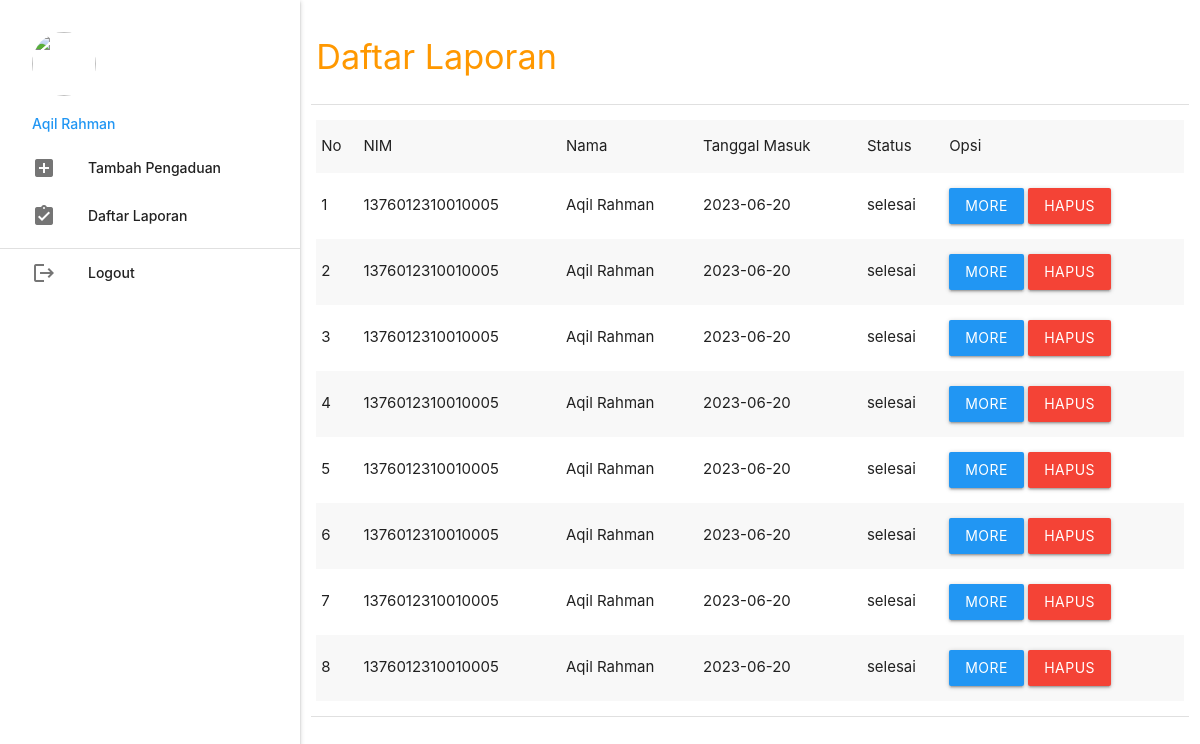
/mahasiswa/index.php?p=daftar_laporan (signed in), run on the app's committed database.
### tables this page shows
CREATE TABLE `pengaduan` (
  `id_pengaduan` int(5) NOT NULL,
  `tgl_pengaduan` varchar(20) NOT NULL,
  `nik` varchar(16) NOT NULL,
  `isi_laporan` text NOT NULL,
  `foto` varchar(255) NOT NULL,
  `status` enum('proses','selesai') NOT NULL
);

CREATE TABLE `mahasiswa` (
  `nim` varchar(16) NOT NULL,
  `nama` varchar(35) NOT NULL,
  `username` varchar(25) NOT NULL,
  `password` varchar(255) NOT NULL,
  `telp` varchar(13) NOT NULL
);

### mahasiswa/daftar_laporan.php (the view, shortened to what this page needs)
<table class="responsive-table" border="1" style="width: 100%;">
	<tr>
		<td><h4 class="orange-text hide-on-med-and-down">Daftar Laporan</h4></td>
	</tr>
	<tr>
		<td>
			<?php
			include "../conn/koneksi.php";
			$no = 1;
			$nim = $_SESSION['data']['nim'];
			$query = "SELECT pengaduan.id_pengaduan, pengaduan.tgl_pengaduan, mahasiswa.nim, mahasiswa.nama AS nama_pelapor,
							 petugas.nama_petugas, tanggapan.tgl_tanggapan, pengaduan.status, tanggapan.id_tanggapan, pengaduan.foto, pengaduan.isi_laporan
					  FROM pengaduan
					  INNER JOIN mahasiswa ON pengaduan.nik = mahasiswa.nim
					  LEFT JOIN tanggapan ON pengaduan.id_pengaduan = tanggapan.id_pengaduan
					  LEFT JOIN petugas ON tanggapan.id_petugas = petugas.id_petugas
					  WHERE mahasiswa.nim = '$nim'  -- Filter berdasarkan nim pengguna yang login
					  ORDER BY pengaduan.tgl_pengaduan DESC";
			$result = mysqli_query($koneksi, $query);
			?>
			<table border="3" class="responsive-table striped highlight">
				<tr>
					<td>No</td>
					<td>NIM</td>
					<td>Nama</td>
					<td>Tanggal Masuk</td>
					<td>Status</td>
					<td>Opsi</td>
				</tr>
				<?php while ($r = mysqli_fetch_assoc($result)) { ?>
					<tr>
						<td><?php echo $no++; ?></td>
						<td><?php echo $r['nim']; ?></td>
						<td><?php echo $r['nama_pelapor']; ?></td>
						<td><?php echo $r['tgl_pengaduan']; ?></td>
						<td><?php echo $r['status']; ?></td>
						<td>
							<a class="btn blue modal-trigger" href="#tanggapan_<?php echo $r['id_pengaduan']; ?>">More</a>
							<a class="btn red" onclick="return confirm('Anda Yakin Ingin Menghapus Y/N')" href="index.php?p=pengaduan_hapus&id_pengaduan=<?php echo $r['id_pengaduan']; ?>">Hapus</a>
						</td>
					</tr>
				<?php } ?>
			</table>
		</td>
	</tr>
</table>

### mahasiswa/index.php (shortened to what this page needs)
<?php
	include '../conn/koneksi.php';
 ?>
  <!DOCTYPE html>
  <html>
    <head>
      <link type="text/css" rel="stylesheet" href="../css/materialize.min.css"  media="screen,projection"/>
      <link rel="stylesheet" href="https://cdnjs.cloudflare.com/ajax/libs/materialize/1.0.0/css/materialize.min.css">
      <link rel="stylesheet" type="text/css" href="https://cdn.datatables.net/1.10.19/css/jquery.dataTables.css">
    </head>
    <body style="background:url(../img/.jpg); background-size: cover;">
    <div class="row">
      <div class="col s12 m3">
          <ul id="slide-out" class="sidenav sidenav-fixed">
              <li>
                  <div class="user-view">
                      <a href="#user"><img class="circle" src="https://cdn5.vectorstock.com/i/1000x1000/01/69/businesswoman-character-avatar-icon-vector-12800169.jpg"></a>
                      <a href="#name"><span class="blue-text name"><?php echo ucwords($_SESSION['data']['nama']); ?></span></a>
                  </div>
              </li>
              <li><a href="index.php?p=dashboard"><i class="material-icons">add_box</i>Tambah Pengaduan</a></li>
              <li><a href="index.php?p=daftar_laporan"><i class="material-icons">assignment_turned_in</i>Daftar Laporan</a></li>
              <li>
                  <div class="divider"></div>
              </li>
              <li><a class="waves-effect" href="../index.php?p=logout"><i class="material-icons">logout</i>Logout</a></li>
          </ul>
          <a href="#" data-target="slide-out" class="btn sidenav-trigger"><i class="material-icons">menu</i></a>
      </div>
      <div class="col s12 m9">
	<?php
		if(@$_GET['p']==""){
			include_once 'dashboard.php';
		}
		elseif(@$_GET['p']=="dashboard"){
			include_once 'dashboard.php';
		}
    elseif(@$_GET['p']=="daftar_laporan"){
			include_once 'daftar_laporan.php';
		}
		elseif(@$_GET['p']=="more"){
			include_once 'more.php';
		}
    elseif(@$_GET['p']=="more"){
    include_once 'daftar_laporan.php.php';
    }
	 ?>
      </div>
    </div>
    </body>
  </html>

### data on the page
pengaduan: mahasiswa.nim "1376012310010005", mahasiswa.nama "Aqil Rahman", tgl_pengaduan "2023-06-20", status "selesai"
pengaduan: mahasiswa.nim "1376012310010005", mahasiswa.nama "Aqil Rahman", tgl_pengaduan "2023-06-20", status "selesai"
pengaduan: mahasiswa.nim "1376012310010005", mahasiswa.nama "Aqil Rahman", tgl_pengaduan "2023-06-20", status "selesai"
pengaduan: mahasiswa.nim "1376012310010005", mahasiswa.nama "Aqil Rahman", tgl_pengaduan "2023-06-20", status "selesai"
pengaduan: mahasiswa.nim "1376012310010005", mahasiswa.nama "Aqil Rahman", tgl_pengaduan "2023-06-20", status "selesai"

### other printed values
$_SESSION['data']['nama'] "Aqil Rahman"
